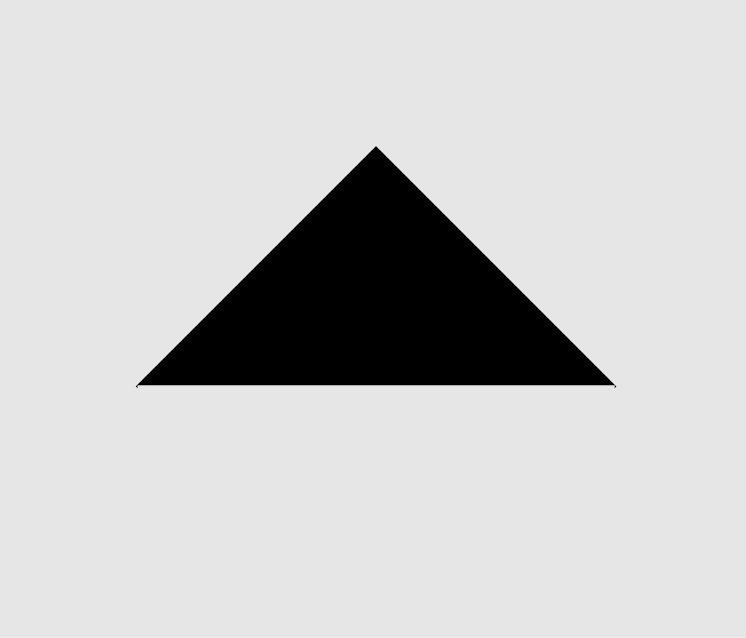
#> input picture 2016/Computer Vision IC Examples/tri.png, 746 x 638 px
$ jupyter execute hog-ex.ipynb   (shell and % lines are left out)   (Python 2 division)
#> lines starting #> are read from the running program, lines starting #| are printed output that depends on the picture
[cell 1]
import numpy as np
import scipy as sp
from scipy import ndimage
from scipy import signal
import matplotlib.pyplot as plt
import cv2

[cell 2]
tri_bgr = cv2.imread('tri.png')
#> tri_bgr is the input picture: shape (638, 746, 3); min 0, max 242, mean 202.4
tri = cv2.cvtColor(tri_bgr, cv2.COLOR_BGR2GRAY)

cir_bgr = cv2.imread('circle.png')
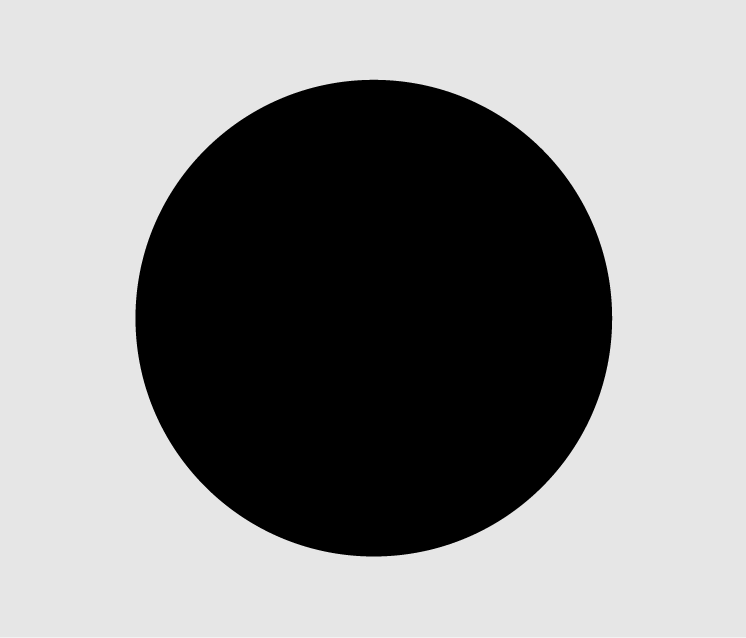
#> input picture 2016/Computer Vision IC Examples/circle.png, 746 x 638 px
#> cir_bgr is the input picture: shape (638, 746, 3); min 0, max 242, mean 143.7
cir = cv2.cvtColor(cir_bgr, cv2.COLOR_BGR2GRAY)

sq_bgr = cv2.imread('square.png')
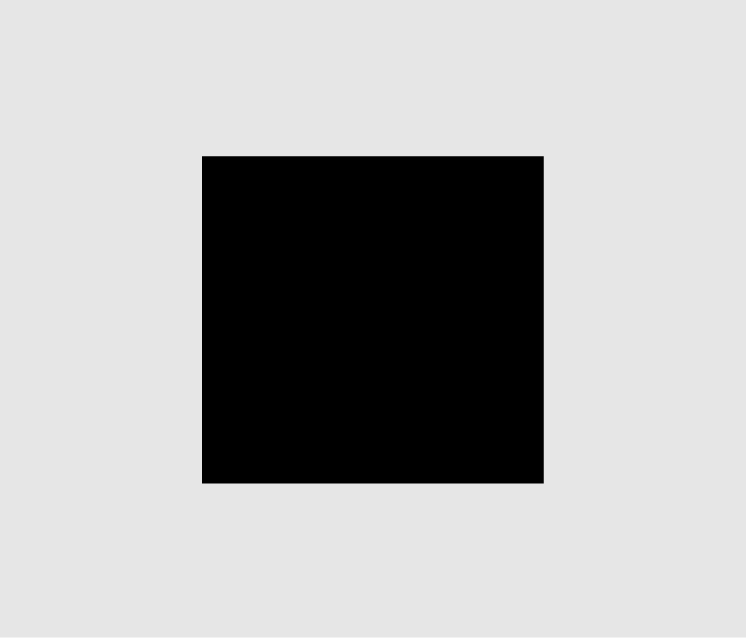
#> input picture 2016/Computer Vision IC Examples/square.png, 746 x 638 px
#> sq_bgr is the input picture: shape (638, 746, 3); min 0, max 242, mean 176
sq = cv2.cvtColor(sq_bgr, cv2.COLOR_BGR2GRAY)

plt.figure(figsize=(10,5))
plt.subplot(131)
plt.imshow(tri, cmap='gray')
plt.title('Triangle')
plt.subplot(132)
plt.imshow(sq, cmap='gray')
plt.title('Square')
plt.subplot(133)
plt.imshow(cir, cmap='gray')
plt.title('Circle')
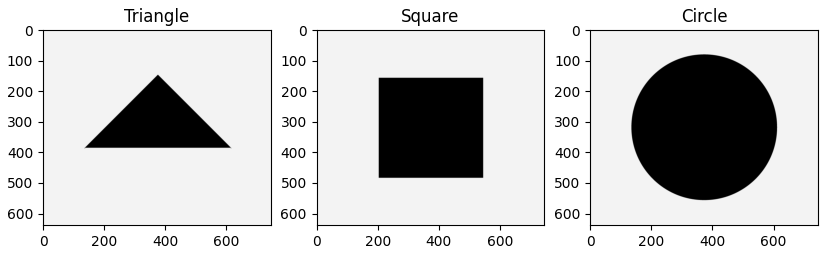
#> figure drawn by matplotlib, 3 panels

[cell 3]
dx = np.array([[-1, 1]])

print dx.shape
print tri.shape
#| (638, 746)

tri_dx = sp.signal.convolve(tri, dx, mode='same')
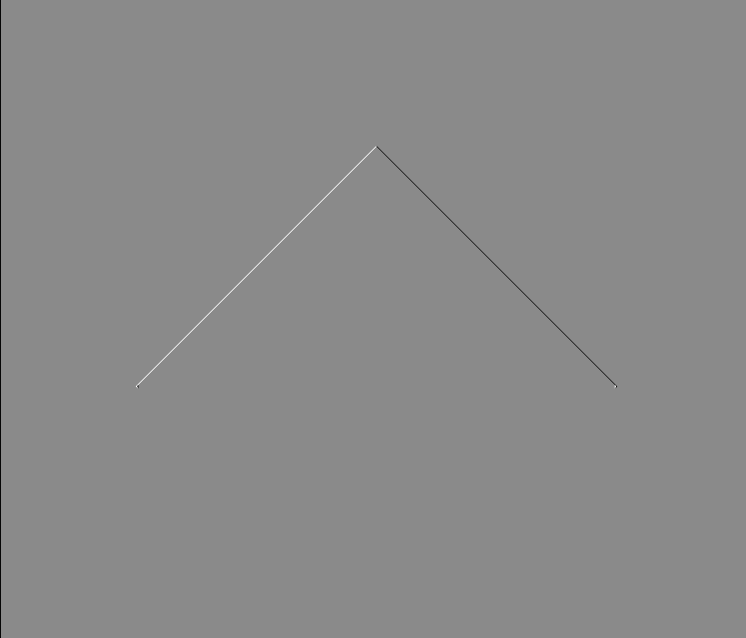
#> tri_dx: shape (638, 746) int64; min -242, max 202, mean -0.3; drawn with min black and max white
tri_dy = sp.signal.convolve(tri, dx.T, mode='same')
tri_mag = np.sqrt(np.power(tri_dx, 2) + np.power(tri_dy, 2))
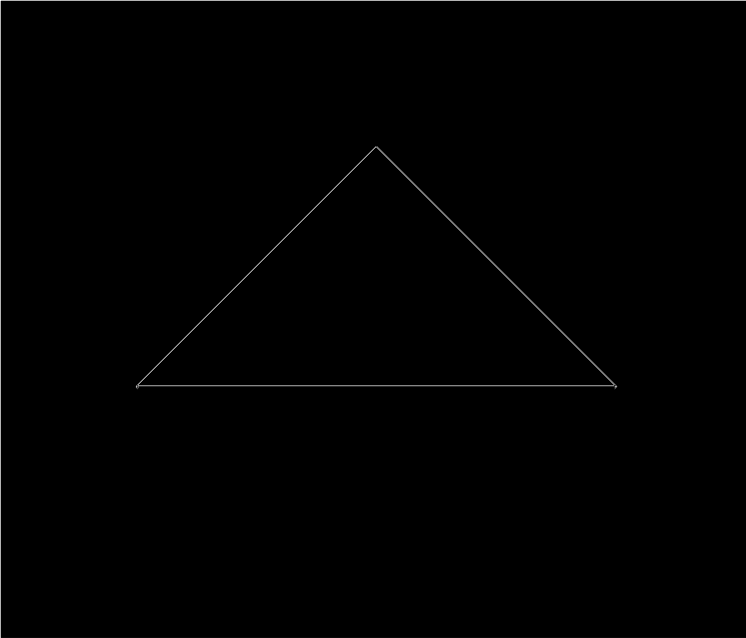
#> tri_mag: shape (638, 746) float64; min 0, max 325.3, mean 1.3; drawn with min black and max white
tri_ori = np.arctan2(tri_dy, tri_dx)

plt.figure(figsize=(20,20))
plt.subplot(411)
plt.imshow(tri_dx, cmap='gray')
plt.subplot(412)
plt.imshow(tri_dy, cmap='gray')
plt.subplot(413)
plt.imshow(tri_mag, cmap='gray')
plt.subplot(414)
plt.imshow(tri_ori)
